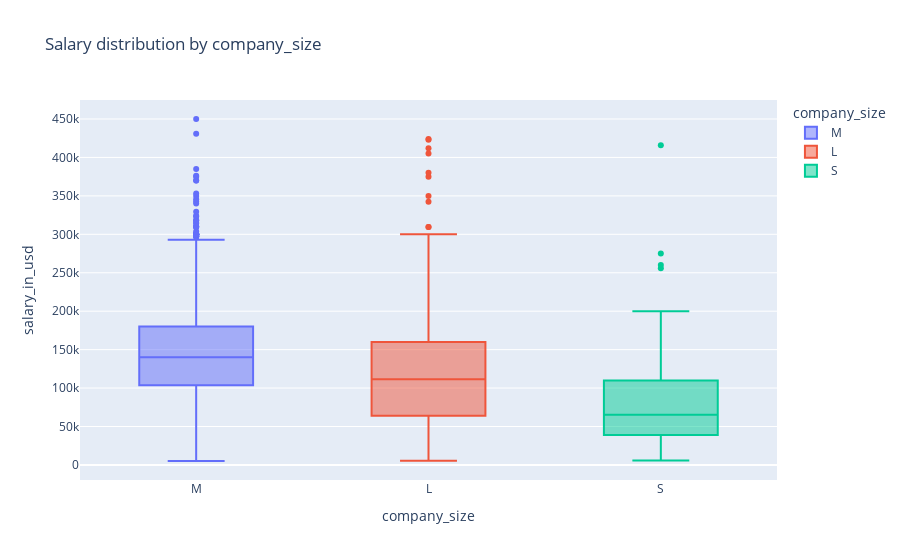

Notebook cell for this chart:
### Code cell
fig = px.box(data, x='company_size', y='salary_in_usd', color='company_size', title='Salary distribution by company_size')
fig.show()

### Figure 1 — Plotly figure (JSON) as saved in the notebook; plotly's stock layout.template omitted (floating-point values rounded to 4 significant figures; data arrays with more than 128 entries replaced by an {"elided": "..."} marker saying what was removed)
{"data": [{"alignmentgroup": "True", "hovertemplate": "company_size=%{x}<br>salary_in_usd=%{y}<extra></extra>", "legendgroup": "M", "marker": {"color": "#636efa"}, "name": "M", "notched": false, "offsetgroup": "M", "orientation": "v", "showlegend": true, "type": "box", "x": {"elided": "2532 str values"}, "x0": " ", "xaxis": "x", "y": {"elided": "2532 int values"}, "y0": " ", "yaxis": "y"}, {"alignmentgroup": "True", "hovertemplate": "company_size=%{x}<br>salary_in_usd=%{y}<extra></extra>", "legendgroup": "L", "marker": {"color": "#EF553B"}, "name": "L", "notched": false, "offsetgroup": "L", "orientation": "v", "showlegend": true, "type": "box", "x": {"elided": "360 str values"}, "x0": " ", "xaxis": "x", "y": {"elided": "360 int values"}, "y0": " ", "yaxis": "y"}, {"alignmentgroup": "True", "hovertemplate": "company_size=%{x}<br>salary_in_usd=%{y}<extra></extra>", "legendgroup": "S", "marker": {"color": "#00cc96"}, "name": "S", "notched": false, "offsetgroup": "S", "orientation": "v", "showlegend": true, "type": "box", "x": ["S", "S", "S", "S", "S", "S", "S", "S", "S", "S", "S", "S", "S", "S", "S", "S", "S", "S", "S", "S", "S", "S", "S", "S", "S", "S", "S", "S", "S", "S", "S", "S", "S", "S", "S", "S", "S", "S", "S", "S", "S", "S", "S", "S", "S", "S", "S", "S", "S", "S", "S", "S", "S", "S", "S", "S", "S", "S", "S", "S", "S", "S", "S", "S", "S", "S", "S", "S", "S", "S", "S", "S", "S", "S", "S", "S", "S", "S", "S", "S", "S", "S", "S", "S", "S", "S", "S", "S", "S", "S", "S", "S", "S", "S", "S", "S", "S", "S", "S", "S", "S", "S", "S", "S", "S", "S", "S", "S", "S", "S", "S", "S"], "x0": " ", "xaxis": "x", "y": [200000, 42197, 10000, 68293, 105000, 54634, 62726, 76958, 5723, 150000, 60000, 41689, 52008, 85000, 110000, 85847, 30523, 12888, 29944, 49268, 110000, 50000, 84053, 7000, 160000, 50000, 107309, 260000, 33000, 115000, 65000, 125000, 75648, 256000, 120000, 95746, 21669, 55000, 9466, 33511, 180000, 50000, 60000, 9272, 114047, 75000, 125000, 120000, 77364, 100000, 80000, 55000, 45760, 76833, 200000, 20000, 74000, 168000, 115000, 200000, 130000, 45896, 13000, 110000, 125404, 10000, 200000, 55410, 275000, 5679, 120000, 12901, 81000, 65666, 51321, 108000, 120000, 34672, 126080, 28609, 80000, 60000, 103160, 15806, 60938, 138000, 25500, 30000, 66022, 416000, 87738, 90000, 61566, 91237, 82500, 36000, 48000, 20000, 15966, 58837, 69741, 30000, 125000, 10000, 20000, 50000, 18053, 69751, 58000, 50432, 59303, 62726], "y0": " ", "yaxis": "y"}], "layout": {"boxmode": "overlay", "legend": {"title": {"text": "company_size"}, "tracegroupgap": 0}, "title": {"text": "Salary distribution by company_size"}, "xaxis": {"anchor": "y", "categoryarray": ["M", "L", "S"], "categoryorder": "array", "domain": [0, 1], "title": {"text": "company_size"}}, "yaxis": {"anchor": "x", "domain": [0, 1], "title": {"text": "salary_in_usd"}}}}
